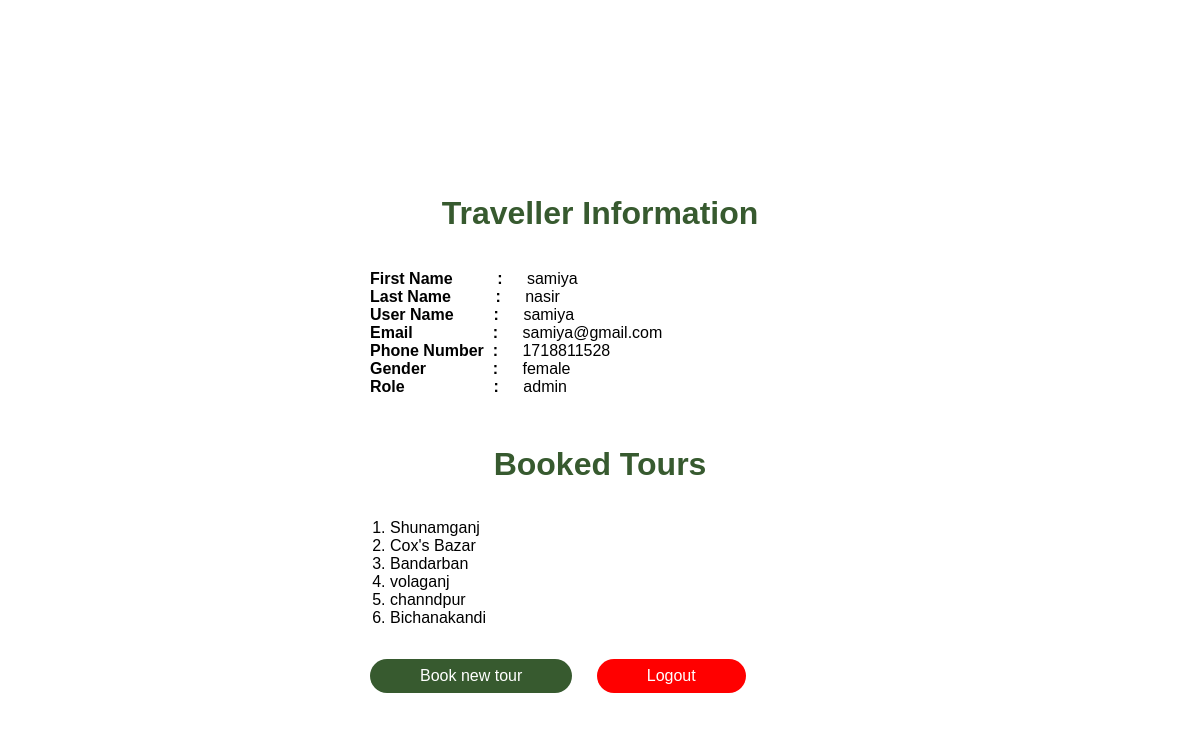
The page /views/travellerprofile.php (signed in) on the database its author committed.
### tables this page shows
CREATE TABLE `tour_user` (
  `id` int(32) NOT NULL,
  `userId` int(32) NOT NULL,
  `tourId` int(32) NOT NULL
);

CREATE TABLE `tours` (
  `id` int(11) NOT NULL,
  `place` varchar(100) NOT NULL,
  `cost` int(10) NOT NULL,
  `date` date NOT NULL,
  `duration` int(3) NOT NULL,
  `maxBooking` int(3) NOT NULL,
  `booked` tinyint(1) NOT NULL,
  `isFull` tinyint(1) NOT NULL,
  `picture` varchar(64) NOT NULL,
  `organizerId` int(3) NOT NULL,
  `Rating` int(3) NOT NULL,
  `managerID` int(3) NOT NULL,
  `managerRating` int(3) NOT NULL
);

### model/database.php (called while the page is built, shortened)
<?php
function get($query)
{
    $data = array();
    $conn = mysqli_connect('localhost', 'root', '', 'tourbuddies');
    $result = mysqli_query($conn, $query);
    if (mysqli_num_rows($result) > 0) {
        while ($row = mysqli_fetch_assoc($result)) {
            $entity = array();
            foreach ($row as $k => $v) {
                $entity[$k] = $row[$k];
            }
            $data[] = $entity;
        }
    }
    return $data;
}

### controller/tourController.php (called while the page is built, shortened)
<?php
require_once '../model/database.php';
function getUserTours($userId)
{
    $query = "SELECT * FROM tour_user WHERE userId=$userId";
    $result = get($query);
    return $result;
}
function getTourName($tourId)
{
    $query = "SELECT * FROM tours WHERE id=$tourId";
    $result = get($query);
    return $result;
}

### views/travellerprofile.php (the view, shortened to what this page needs)
<html>
<head>
</head>
<body>
    <?php
include '../controller/tourController.php';
if (isset($_SESSION['user'])) {
    $allTours = getUserTours($_SESSION['user']);
}
function getName($id)
{
    $res = getTourName($id);
    return $res[0]['place'];
}
?>
    <form class="loginSubmit">
        <h1>Traveller Information</h1>
        <br />
        <b>First Name &nbsp;&nbsp;&nbsp;&nbsp;&nbsp;&nbsp;&nbsp;&nbsp;&nbsp:</b>
        <?php if (!empty($_SESSION['first_name'])) {echo $_SESSION['first_name'];}?>
        <br />
        <b>Last Name &nbsp;&nbsp;&nbsp;&nbsp;&nbsp;&nbsp;&nbsp;&nbsp;&nbsp:</b>
        <?php if (!empty($_SESSION['last_name'])) {echo $_SESSION['last_name'];}?>
        <br />
        <b>User Name &nbsp;&nbsp;&nbsp;&nbsp;&nbsp;&nbsp;&nbsp;&nbsp:</b>
        <?php if (!empty($_SESSION['username'])) {echo $_SESSION['username'];}?>
        <br />
        <b>Email
            &nbsp;&nbsp;&nbsp;&nbsp;&nbsp;&nbsp;&nbsp;&nbsp;&nbsp;&nbsp;&nbsp;&nbsp;&nbsp;&nbsp;&nbsp;&nbsp;&nbsp:</b>
        <?php if (!empty($_SESSION['email'])) {echo $_SESSION['email'];}?>
        <br />
        <b>Phone Number &nbsp;:</b>
        <?php if (!empty($_SESSION['phone'])) {echo $_SESSION['phone'];}?>
        <br />
        <b>Gender
            &nbsp;&nbsp;&nbsp;&nbsp;&nbsp;&nbsp;&nbsp;&nbsp;&nbsp;&nbsp;&nbsp;&nbsp;&nbsp
            :</b>
        <?php if (!empty($_SESSION['gender'])) {echo $_SESSION['gender'];}?>
        <br />
        <b>Role
            &nbsp;&nbsp;&nbsp;&nbsp;&nbsp;&nbsp;&nbsp;&nbsp;&nbsp;&nbsp;&nbsp;&nbsp;&nbsp;&nbsp;&nbsp;&nbsp;&nbsp;&nbsp;&nbsp:</b>
        <?php if (!empty($_SESSION['role'])) {echo $_SESSION['role'];}?>
        <br />
        <tr>
            <h1>Booked Tours</h1>
            <td colspan="2" align="center">
                <ol>
                    <?php
foreach ($allTours as $tour) {
    echo "<li>" . getName($tour['id']) . "</td>";
}
?>
        </tr>
        <tr>
            <td>
                <input type="button" onclick="window.location.href = 'event.php';" name="home" value="Book new tour">
            </td>
            <td>
                <input type="button" style="background: red" onclick="window.location.href = 'LogIn.php';" name="home"
                    value="Logout">
            </td>
        </tr>
    </form>
</body>
</html>

### views/travellerprofile.php (style rules this page uses)
body { background: url("images/background.jpg"); background-size: 1500px 1000px; background-repeat: no-repeat; margin: 0; padding: 40px; font-family: Arial; }
input[type=button] { border: none; outline: none; padding: 8px; padding-left: 50px; padding-right: 50px; color: #fff; font-size: 16px; font-family: Arial; background: rgb(55, 90, 47); cursor: pointer; border-radius: 20px; margin-top: 16px; margin-left: 20px; }
.loginSubmit { border-radius: 20px; right: 0; margin: auto; max-width: 500px; padding: 25px; background-color: white; margin-top: 80px; }
h1 { margin: 30px 0 0 0; padding: 20px; color: rgb(55, 90, 47); text-align: center; }
b { width: 100%; border: none; outline: none; margin: 30px 0 0 0; padding: 20px; color: #000000; text-align: center; }
input[type="button"] { border: none; outline: none; padding: 8px; padding-left: 50px; padding-right: 50px; color: #fff; font-size: 16px; font-family: Arial; background: rgb(55, 90, 47); cursor: pointer; border-radius: 20px; margin-top: 16px; margin-left: 20px; }

### rows shown on the page
tour_user: id.place "Shunamganj"
tour_user: id.place "Cox's Bazar"
tour_user: id.place "Bandarban"
tour_user: id.place "volaganj"
tour_user: id.place "channdpur"
tour_user: id.place "Bichanakandi"

### other values the page prints
$_SESSION['first_name'] "samiya"
$_SESSION['last_name'] "nasir"
$_SESSION['username'] "samiya"
$_SESSION['email'] "samiya@gmail.com"
$_SESSION['phone'] "1718811528"
$_SESSION['gender'] "female"
$_SESSION['role'] "admin"
